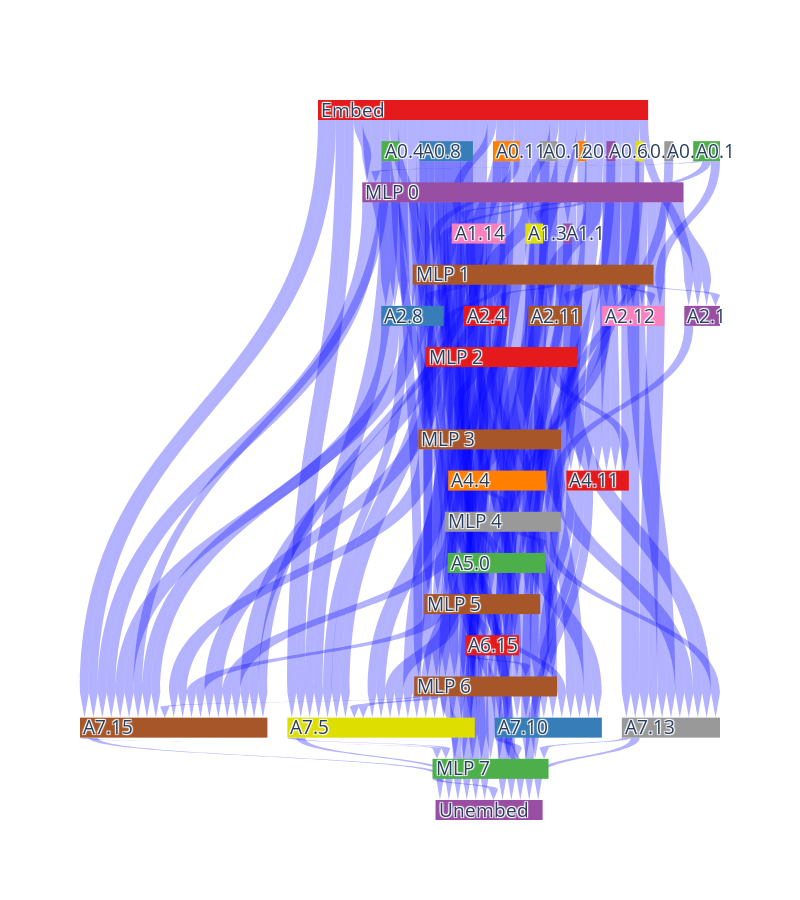

This figure's notebook cell:
### Code cell
regular_remaining_edges, regular_pruned_scores = test_model(patched_model, train_loader, save_path="plots/base2.svg")

### Figure 1 — Plotly figure (JSON) as saved in the notebook; plotly's stock layout.template omitted (floating-point values rounded to 4 significant figures; data arrays with more than 128 entries replaced by an {"elided": "..."} marker saying what was removed)
{"data": [{"arrangement": "perpendicular", "domain": {"y": [0, 1]}, "link": {"arrowlen": 25, "color": {"elided": "1028 str values"}, "label": {"elided": "1028 str values"}, "source": {"elided": "1028 int values"}, "target": {"elided": "1028 int values"}, "value": {"elided": "1028 float values"}}, "node": {"color": {"elided": "138 str values"}, "label": {"elided": "138 str values"}, "line": {"width": 0}}, "orientation": "v", "type": "sankey"}], "layout": {"height": 900, "plot_bgcolor": "blue", "width": 800}}
